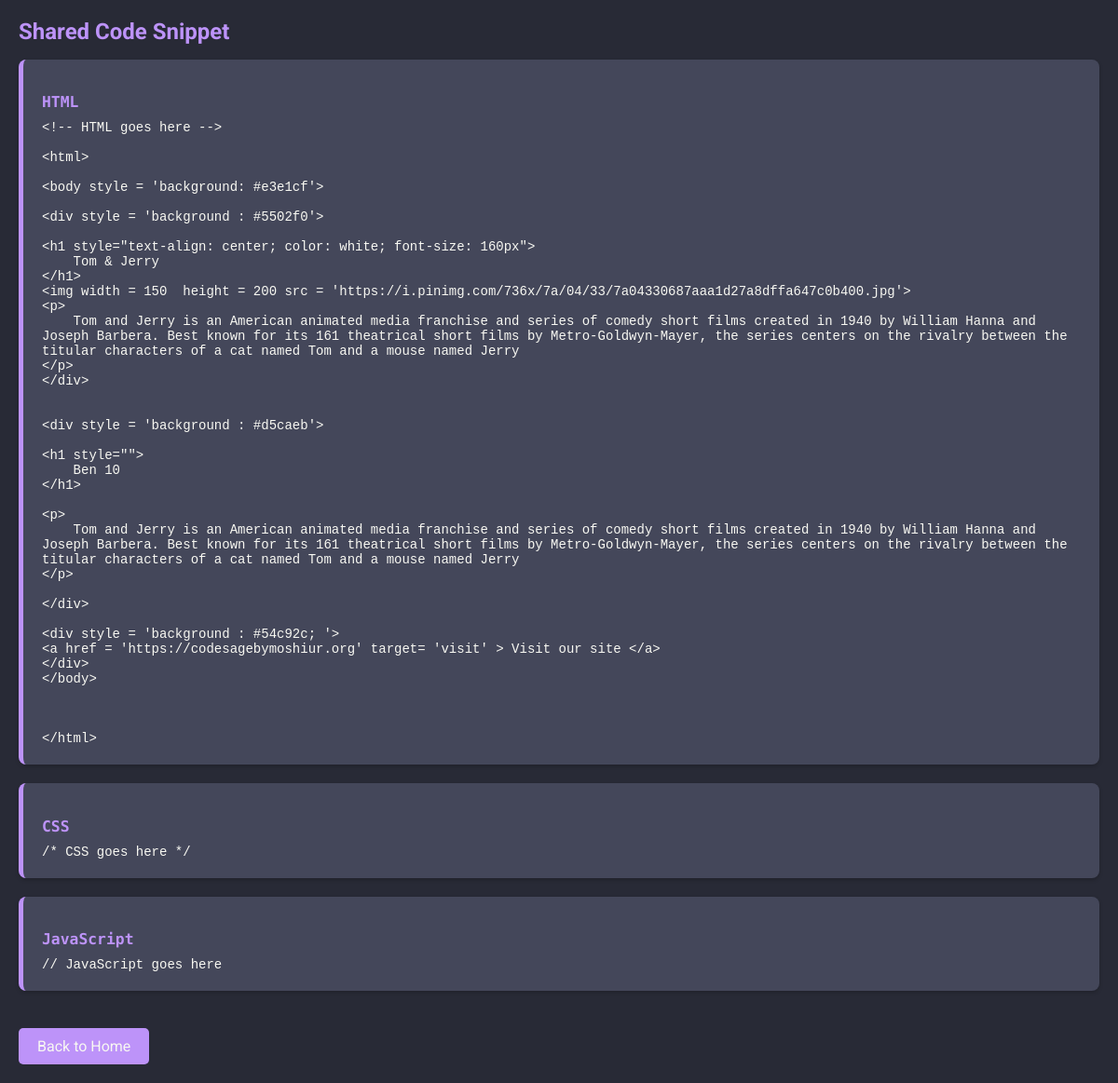
Screenshot of /share/92a8ecf4-e8d3-4036-b435-239e1f251d62 with the database file from the repository.
### app.py (models this page shows)
class Snippet(db.Model):
    id = db.Column(db.Integer, primary_key=True)
    unique_id = db.Column(db.String(36), unique=True, default=lambda: str(uuid.uuid4()))
    html_code = db.Column(db.Text, nullable=True)
    css_code = db.Column(db.Text, nullable=True)
    js_code = db.Column(db.Text, nullable=True)
    user_id = db.Column(db.Integer, db.ForeignKey('user.id'))
    user = db.relationship('User', backref=db.backref('snippets', lazy=True))
    created_at = db.Column(db.DateTime, default=datetime.utcnow)

### app.py (the view)
@app.route('/share/<unique_id>')
def share(unique_id):
    snippet = Snippet.query.filter_by(unique_id=unique_id).first_or_404()
    return render_template('share.html', snippet=snippet)

### templates/share.html (shortened to what this page needs)
<!DOCTYPE html>
<html lang="en">
<head>
</head>
<body>
    <h2>Shared Code Snippet</h2>
    <div class="code-block">
        <h3>HTML</h3>
        <pre>{{ snippet.html_code }}</pre>
    </div>
    <div class="code-block">
        <h3>CSS</h3>
        <pre>{{ snippet.css_code }}</pre>
    </div>
    <div class="code-block">
        <h3>JavaScript</h3>
        <pre>{{ snippet.js_code }}</pre>
    </div>
    <a href="/">Back to Home</a>
</body>
</html>

### templates/share.html (style rules this page uses)
:root { --bg-color: #282a36; --text-color: #f8f8f2; --accent-color: #bd93f9; --code-bg-color: #44475a; --border-color: #6272a4; }
body { font-family: 'Roboto', sans-serif; margin: 20px; background-color: var(--bg-color); color: var(--text-color); }
h2 { font-size: 24px; color: var(--accent-color); margin-bottom: 16px; }
.code-block { background-color: var(--code-bg-color); border-left: 5px solid var(--accent-color); padding: 20px; margin-bottom: 20px; overflow: auto; font-family: 'Source Code Pro', monospace; font-size: 14px; border-radius: 8px; box-shadow: 0 2px 4px 0 rgba(0,0,0,0.2); }
pre { white-space: pre-wrap; word-wrap: break-word; margin: 0; }
h3 { font-weight: 600; color: var(--accent-color); margin-bottom: 10px; }
a { display: inline-block; background-color: var(--accent-color); color: var(--text-color); padding: 10px 20px; text-decoration: none; border-radius: 5px; transition: background-color 0.3s ease; margin-top: 20px; }

### rows the page displays
Snippet: html_code "<!-- HTML goes here --> <html> <body style = 'background: #e3e1cf'> <div style = 'background : #5502f0'> <h1 style=\"text-align: center; color: white; font-size: 160px\"> Tom & Jerry </h1> <img width = 150 height = 200 src = 'https://i.pinimg.com/736x/7a/04/33/7a04330687aaa1d27a8dffa647c0b400.jpg'> <p> Tom and Jerry is an American animated media franchise and series of comedy short films created in 1940 by William Hanna and Joseph Barbera. Best known for its 161 theatrical short films by Metro-Goldwyn-Mayer, the series centers on the rivalry between the titular characters of a cat named Tom and a mouse named Jerry </p> </div> <div style = 'background : #d5caeb'> <h1 style=\"\"> Ben 10 </h1> <p>…", css_code "/* CSS goes here */", js_code "// JavaScript goes here"
